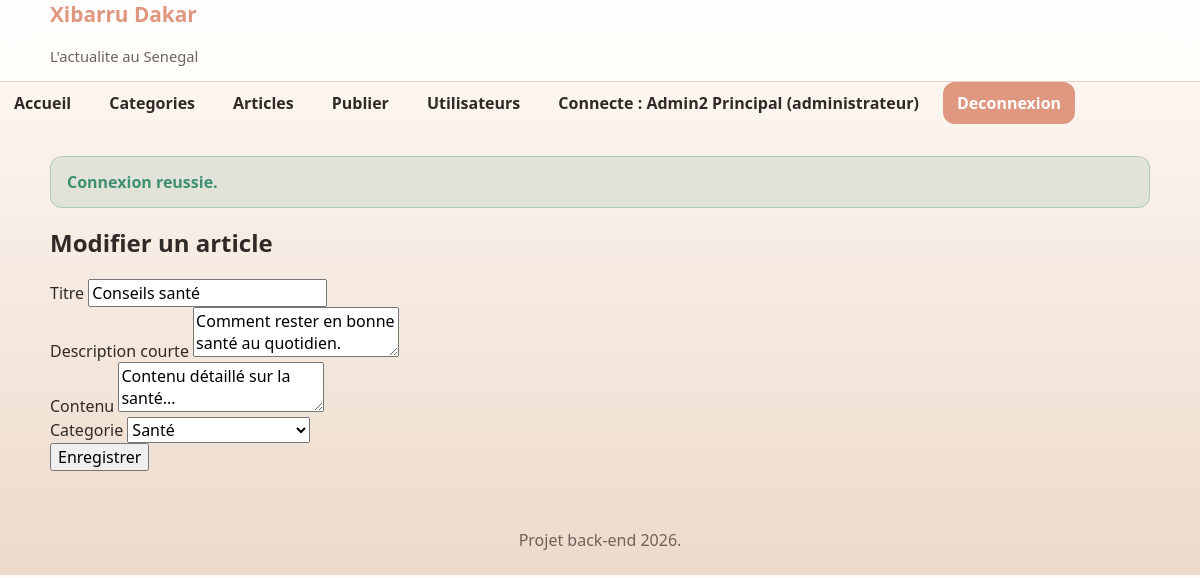
The page /articles/edit.php?id=2 (signed in) on the database its author committed.
### tables this page shows
CREATE TABLE utilisateurs (
    id INT AUTO_INCREMENT PRIMARY KEY,
    prenom VARCHAR(100) NOT NULL,
    nom VARCHAR(100) NOT NULL,
    login VARCHAR(100) NOT NULL UNIQUE,
    mot_de_passe VARCHAR(255) NOT NULL,
    role ENUM('editeur','administrateur') NOT NULL
);

CREATE TABLE articles (
    id INT AUTO_INCREMENT PRIMARY KEY,
    titre VARCHAR(255) NOT NULL,
    description_courte TEXT NOT NULL,
    contenu LONGTEXT NOT NULL,
    categorie_id INT NOT NULL,
    auteur_id INT NOT NULL,
    date_publication DATETIME NOT NULL DEFAULT CURRENT_TIMESTAMP,
    FOREIGN KEY (categorie_id) REFERENCES categories(id) ON DELETE RESTRICT,
    FOREIGN KEY (auteur_id) REFERENCES utilisateurs(id) ON DELETE RESTRICT
);

CREATE TABLE categories (
    id INT AUTO_INCREMENT PRIMARY KEY,
    nom VARCHAR(100) NOT NULL UNIQUE
);

### includes/functions.php (called while the page is built, shortened)
<?php
function e(?string $value): string
{
    return htmlspecialchars((string) $value, ENT_QUOTES, 'UTF-8');
}
function url(string $path): string
{
    return APP_BASE_PATH . $path;
}
function currentUser(): ?array
{
    return $_SESSION['user'] ?? null;
}
function isLoggedIn(): bool
{
    return currentUser() !== null;
}
function hasRole(string ...$roles): bool
{
    $user = currentUser();
    return $user !== null && in_array($user['role'], $roles, true);
}
function refreshSessionUser(): bool
{
    $user = currentUser();
    $stmt = getPDO()->prepare('SELECT id, prenom, nom, login, role FROM utilisateurs WHERE id = :id LIMIT 1');
    $stmt->execute(['id' => $user['id']]);
    return true;
}
function requireLogin(): void
{
    if (!isLoggedIn() || !refreshSessionUser()) {
        $_SESSION['flash_error'] = 'Veuillez vous connecter pour acceder a cette page.';
        redirect(url('/connexion.php'));
    }
}
function requireRole(string ...$roles): void
{
    requireLogin();
}

### config/database.php (called while the page is built, shortened)
<?php
function getPDO(): PDO
{
    static $pdo = null;
    if ($pdo instanceof PDO) {
        return $pdo;
    }
    $dsn = sprintf(
        'mysql:host=%s;port=%s;dbname=%s;charset=%s',
        DB_HOST,
        DB_PORT,
        DB_NAME,
        DB_CHARSET
    );
    $options = [
        PDO::ATTR_ERRMODE => PDO::ERRMODE_EXCEPTION,
        PDO::ATTR_DEFAULT_FETCH_MODE => PDO::FETCH_ASSOC,
        PDO::ATTR_EMULATE_PREPARES => false,
    ];
    $pdo = new PDO($dsn, DB_USER, DB_PASS, $options);
    return $pdo;
}

### articles/form.php (the view, shortened to what this page needs)
<?php
$article = $article ?? [
    'titre' => old('titre'),
    'description_courte' => old('description_courte'),
    'contenu' => old('contenu'),
    'categorie_id' => old('categorie_id'),
];
?>
<form method="post">
    <div>
        <label for="titre">Titre</label>
        <input type="text" id="titre" name="titre" value="<?= e((string) $article['titre']) ?>">
    </div>
    <div>
        <label for="description_courte">Description courte</label>
        <textarea id="description_courte" name="description_courte"><?= e((string) $article['description_courte']) ?></textarea>
    </div>
    <div>
        <label for="contenu">Contenu</label>
        <textarea id="contenu" name="contenu"><?= e((string) $article['contenu']) ?></textarea>
    </div>
    <div>
        <label for="categorie_id">Categorie</label>
        <select id="categorie_id" name="categorie_id">
            <?php foreach ($categories as $categorie): ?>
                <option value="<?= e((string) $categorie['id']) ?>" <?= (string) $article['categorie_id'] === (string) $categorie['id'] ? 'selected' : '' ?>>
                    <?= e($categorie['nom']) ?>
                </option>
            <?php endforeach; ?>
        </select>
    </div>
    <button type="submit">Enregistrer</button>
</form>

### menu.php (shortened to what this page needs)
<nav class="site-nav">
    <ul class="site-nav__list" id="navMenu">
        <li>
            <a href="<?= e(url('/accueil.php')) ?>" class="site-nav__link">Accueil</a>
        </li>
        <li>
            <a href="<?= e(url('/categories/index.php')) ?>" class="site-nav__link">Categories</a>
        </li>
        <?php if (hasRole('editeur', 'administrateur')): ?>
            <li>
                <a href="<?= e(url('/articles/index.php')) ?>" class="site-nav__link">Articles</a>
            </li>
            <li>
                <a href="<?= e(url('/articles/create.php')) ?>" class="site-nav__link">Publier</a>
            </li>
        <?php endif; ?>
        <?php if (hasRole('administrateur')): ?>
            <li>
                <a href="<?= e(url('/utilisateurs/index.php')) ?>" class="site-nav__link">Utilisateurs</a>
            </li>
        <?php endif; ?>
        <?php if (isLoggedIn()): ?>
            <li>
                <span class="site-nav__link">Connecte : <?= e(currentUser()['prenom'] . ' ' . currentUser()['nom']) ?> (<?= e(currentUser()['role']) ?>)</span>
            </li>
            <li>
                <a href="<?= e(url('/deconnexion.php')) ?>" class="site-nav__link site-nav__link--button">Deconnexion</a>
            </li>
        <?php else: ?>
            <li>
                <a href="<?= e(url('/connexion.php')) ?>" class="site-nav__link site-nav__link--button">Connexion</a>
            </li>
        <?php endif; ?>
    </ul>
</nav>

### style.css (style rules this page uses)
:root { --rose: #df9780; --green: #6cb8b0; --cream: #eddacb; --white: #fffdfb; --text: #2f2a27; --muted: #6f625b; --border: #d8c2b5; --danger: #b94f4f; --success: #3f8f72; --shadow: 0 14px 30px rgba(0, 0, 0, 0.08); --radius-lg: 24px; --radius-md: 16px; --radius-sm: 12px; --container: 1100px; }
* { box-sizing: border-box; }
html { scroll-behavior: smooth; }
body { margin: 0; font-family: "Segoe UI", Tahoma, sans-serif; background: linear-gradient(180deg, #fffaf6 0%, var(--cream) 100%); color: var(--text); }
a { color: inherit; text-decoration: none; }
ul { margin: 0; padding: 0; list-style: none; }
button, input, select, textarea { font: inherit; }
.site-nav { display: flex; align-items: center; gap: 16px; }
.site-nav__list { display: flex; align-items: center; gap: 10px; }
.site-nav__link { display: inline-flex; align-items: center; justify-content: center; min-height: 42px; padding: 10px 14px; border-radius: var(--radius-sm); color: var(--text); font-weight: 700; transition: 0.2s ease; }
.site-nav__link--button { background: var(--rose); color: #fff; }

### rows shown on the page
utilisateurs: prenom+nom "Admin2 Principal", role "administrateur"
articles: titre "Conseils santé", description_courte "Comment rester en bonne santé au quotidien.", contenu "Contenu détaillé sur la santé...", categorie_id "Santé"

### other values the page prints
$flashSuccess "Connexion reussie."
